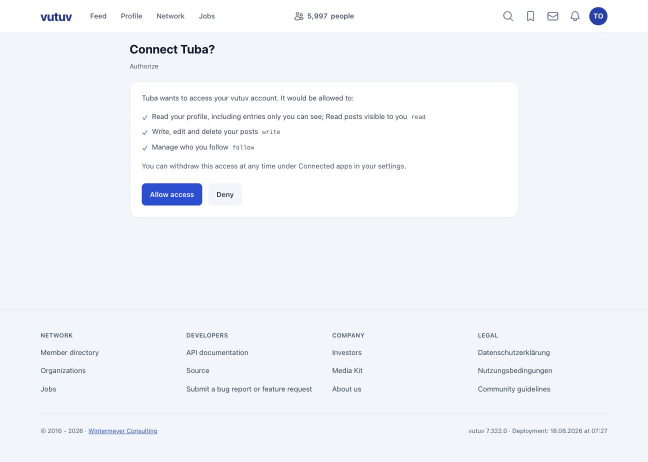
#> input picture consent.jpg, 1296 x 924 px, given in place of logo_white_full.png, which was not available (shown at 1/2 size)
$ python render.py out.png
#> lines starting #> are read from the running program, lines starting #| are printed output that depends on the picture; after the words box and inside, x2 and y2 are one past the last pixel; in counts of white or black regions, pixels touching at a corner belong together; pictures that were not available may be replaced by others from this repository, and a replacement may not be noted
#> further down, LOGO is the input picture: PIL image 1296x924 RGB; mean R, G, B 241.7, 244.2, 248.8
"""Cuts the recorded take into the finished PDF trailer.

    python3 scripts/pdf_trailer/render.py <out_dir>

Reads  <out_dir>/rec/take/ (record.mjs: frames, marks.json, pos.json) and
       <out_dir>/logo_white_full.png
Writes <out_dir>/vutuv-pdf-trailer-de.mp4 (H.264, 1920x1080, silent) and a
       poster PNG.

The look is the teaser's backdrop (scripts/teaser/render.py): the app plays
in a browser window on the vutuv blue, the logo top right, and the camera
pushes in wherever there is something to see: the drop area, the post card,
the pages. The recording runs fast between those moments and at real speed on
them. It is cut on record.mjs's marks, so a new take needs no new numbers.
The end is the logo on the same blue.
"""
import bisect
import json
import math
import os
import subprocess
import sys

from PIL import Image, ImageDraw, ImageFilter, ImageFont

OUT = os.path.abspath(sys.argv[1] if len(sys.argv) > 1 else "_build/pdf_trailer")
TAKE = os.path.join(OUT, "rec", "take")
NAME = "vutuv-pdf-trailer-de"
W, H, FPS = 1920, 1080, 30
PACE = 1.1   # one knob for the whole film's pace
MOVE = 0.9   # how long the camera takes to push in or pull out

BLUE = ((29, 66, 180), (56, 110, 245))

L = dict(cw=1500, ch=844, bar=40, wx=210, wy=150, radius=18, rise=760,
         logo=(150, 62), outline=(-30, H - 520, 560))
CW, CH, BAR, WX, WY, RADIUS = L["cw"], L["ch"], L["bar"], L["wx"], L["wy"], L["radius"]


# ---------------------------------------------------------------- basics
def ease(t):
    t = max(0.0, min(1.0, t))
    return 4 * t**3 if t < 0.5 else 1 - (-2 * t + 2) ** 3 / 2


def ease_out(t):
    t = max(0.0, min(1.0, t))
    return 1 - (1 - t) ** 3


def back_out(t, s=1.4):
    t = max(0.0, min(1.0, t)) - 1
    return t * t * ((s + 1) * t + s) + 1


def smooth(t):
    t = max(0.0, min(1.0, t))
    return 0.5 - 0.5 * math.cos(math.pi * t)


def lerp(a, b, t):
    return a + (b - a) * t


def font(size, bold=False):
    return ImageFont.truetype("/System/Library/Fonts/HelveticaNeue.ttc", size, index=1 if bold else 0)


# [6 lines left out: function gradient, not called in this run]


def rounded(w, h, r):
#> called with w = 1500, h = 884, r = 18
    m = Image.new("L", (w * 2, h * 2), 0)
#> m: PIL image 3000x1768 L; every value is 0
    ImageDraw.Draw(m).rounded_rectangle((0, 0, w * 2 - 1, h * 2 - 1), r * 2, fill=255)
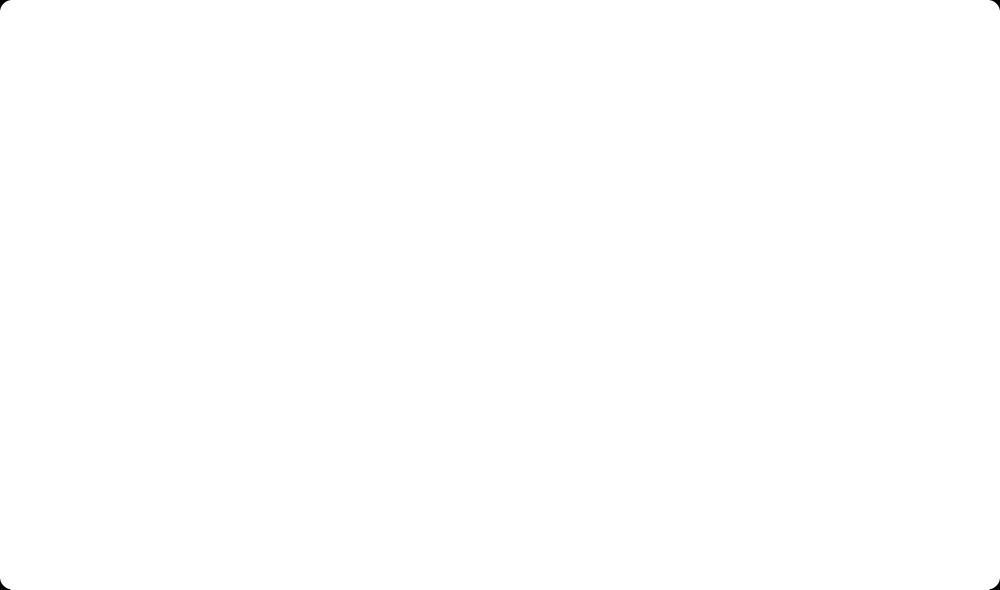
#> m: PIL image 3000x1768 L (shown at 1/3 size); 100% white; 4 black regions, box (x1, y1, x2, y2) and area: (0, 0, 31, 31) 287, (2969, 0, 3000, 31) 287, (0, 1737, 31, 1768) 287, (2969, 1737, 3000, 1768) 287
    return m.resize((w, h), Image.Resampling.LANCZOS)


LOGO = Image.open(os.path.join(OUT, "logo_white_full.png"))
LOGO = LOGO.crop(LOGO.getbbox())


def logo(width):
    return LOGO.resize((width, int(LOGO.height * width / LOGO.width)), Image.Resampling.LANCZOS)


# ---------------------------------------------------------------- the take
def clip():
    """The screencast frames (irregular timestamps) as a constant 30 fps clip; cached."""
    dst = os.path.join(OUT, "clips", "take.mp4")
    meta = json.load(open(os.path.join(TAKE, "frames.json")))["frames"]
    if not os.path.exists(dst) or os.path.getmtime(dst) < os.path.getmtime(os.path.join(TAKE, "frames.json")):
        os.makedirs(os.path.dirname(dst), exist_ok=True)
        ts = [t for _, t in meta]
        start, end = ts[0], ts[-1] + 0.5
        ff = subprocess.Popen(["ffmpeg", "-v", "error", "-y", "-f", "rawvideo", "-pix_fmt", "rgb24", "-s", f"{W}x{H}", "-r", str(FPS), "-i", "-",
                               "-c:v", "libx264", "-preset", "fast", "-crf", "12", "-pix_fmt", "yuv420p", dst], stdin=subprocess.PIPE)
        last, buf = None, None
        for i in range(int((end - start) * FPS)):
            j = max(0, bisect.bisect_right(ts, start + i / FPS) - 1)
            if j != last:
                im = Image.open(meta[j][0]).convert("RGB")
                if im.size != (W, H):
                    im = im.resize((W, H), Image.Resampling.LANCZOS)
                buf, last = im.tobytes(), j
            ff.stdin.write(buf)
        ff.stdin.close()
        ff.wait()
    out = subprocess.run(["ffprobe", "-v", "error", "-show_entries", "format=duration", "-of", "csv=p=0", dst],
                         capture_output=True, text=True).stdout
    return dst, float(out.strip()), meta[0][1]


class Src:
    """Streams the clip frame by frame; reopened when a part seeks backwards."""

    def __init__(self):
        self.path, self.dur, start = clip()
        self.marks = {k: v - start for k, v in json.load(open(os.path.join(TAKE, "marks.json"))).items()}
        self.pos = json.load(open(os.path.join(TAKE, "pos.json")))
        self.p = None

    # [20 lines left out: functions open, at, close, not called in this run]


# ---------------------------------------------------------------- the window
MASK = rounded(CW, CH + BAR, RADIUS)
SHADOW = Image.new("L", (CW + 160, CH + BAR + 160), 0)
#> SHADOW: PIL image 1660x1044 L; every value is 0
ImageDraw.Draw(SHADOW).rounded_rectangle((80, 100, 80 + CW, 100 + CH + BAR), RADIUS, fill=120)
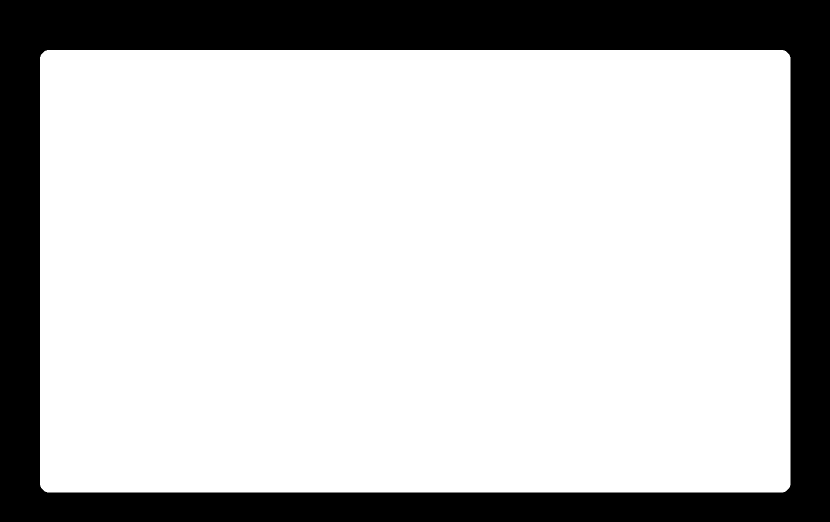
#> SHADOW: PIL image 1660x1044 L (shown at 1/2 size); values 0 (black) and 120 (white), 76.6% white; 1 black region, box (x1, y1, x2, y2) and area: (0, 0, 1660, 1044) 404951
SHADOW = SHADOW.filter(ImageFilter.GaussianBlur(34))
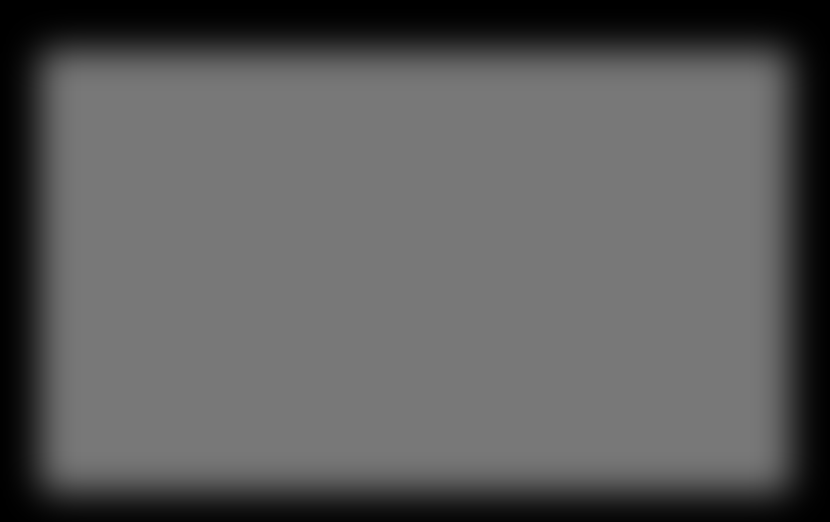
#> SHADOW: PIL image 1660x1044 L (shown at 1/2 size); min 0, max 120, mean 91.9


# [17 lines left out: functions chrome, window, not called in this run]


def put_window(frame, win, dy=0):
    frame.paste((0, 0, 0), (WX - 80, WY - 80 + dy), SHADOW)
    frame.paste(win, (WX, WY + dy), MASK)


# [20 lines left out: functions view, backdrop, not called in this run]


# ---------------------------------------------------------------- the take in the window
class Part:
    """A stretch of the take in the window.

    `segs` are (s0, s1, speed) stretches, played back to back. `holds` are
    (s0, s1, cx, cy, zoom): the camera sits pushed in on (cx, cy) while the take
    is between s0 and s1, moving in before and out after over MOVE seconds.
    """

    # [30 lines left out: functions __init__, film_time, cam, src_time, not called in this run]

    def content(self, t):
        return view(self.src.at(self.src_time(t)), *self.cam(t))


class Film:
    """The whole take in one window, which rises in at the start."""

    # [5 lines left out: function __init__, not called in this run]

    def load(self, n):
        self.part.src.open(self.part.segs[0][0])

    # [7 lines left out: function __call__, not called in this run]


class Fade:
    """From one picture to another."""

    def __init__(self, T, a, b):
        self.T, self.a, self.b = T, a, b

    def load(self, n):
        self.ia, self.ib = self.a(), self.b()

    def __call__(self, u):
        return Image.blend(self.ia, self.ib, ease(u))


class Outro:
    """The logo on the blue, and the one sentence the film is about."""

    # [4 lines left out: function __init__, not called in this run]

    def load(self, n):
        pass

    # [16 lines left out: function __call__, not called in this run]


# ---------------------------------------------------------------- the storyboard
# Cut on record.mjs's marks (seconds into the take), so a new take cuts itself.
#> (the run stopped early here; a loop or call above may not have finished)
